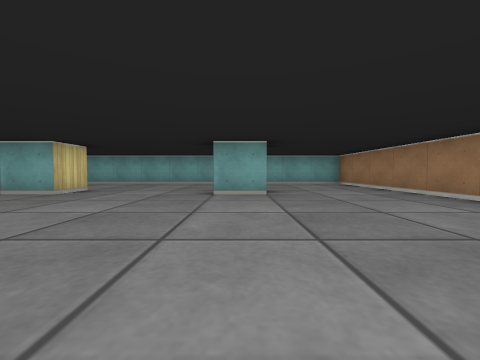
[1] (above)

12 first-person views from a walk through a cub3D level. The camera is about half as high as the walls, tilts 2° down and sees 90° across. The floor is counted in squares. Each view is taken from the middle of a square. On the plan, view 1 faces up. The plan holds only what a view shows up to about 9 squares ahead; the rest is blank.

[2]
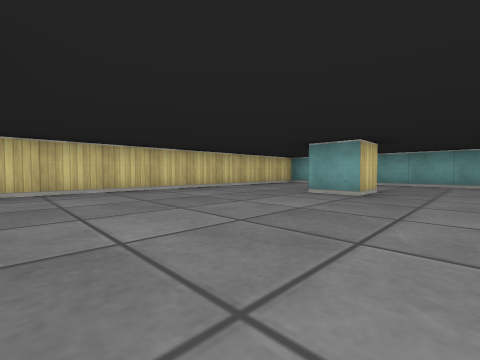

[3]
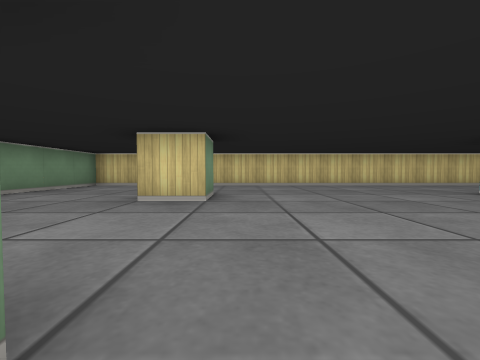

[4]
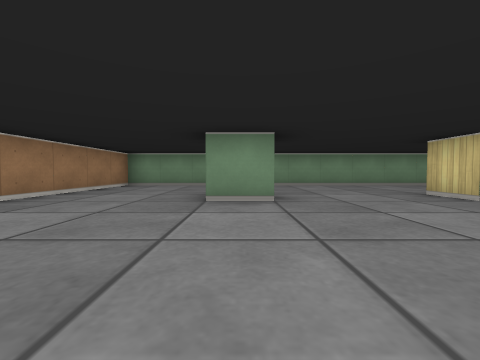

[5]
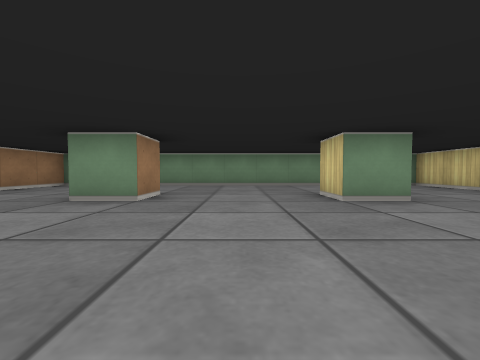

[6]
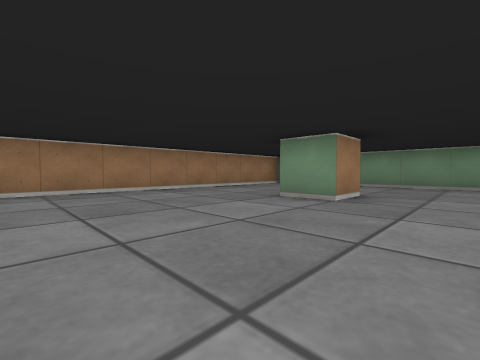

[7]
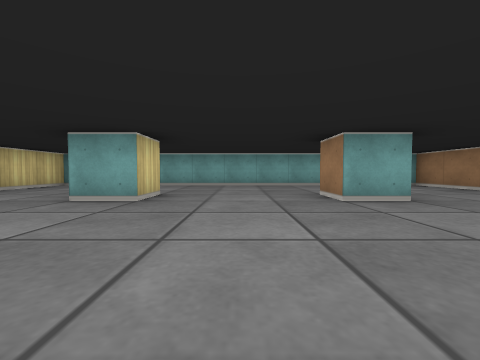

[8]
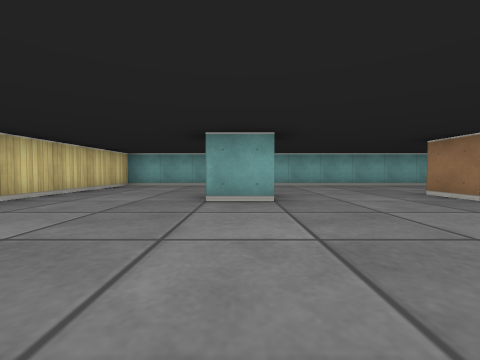

[9]
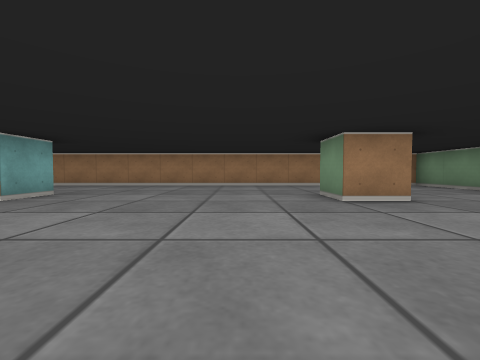

[10]
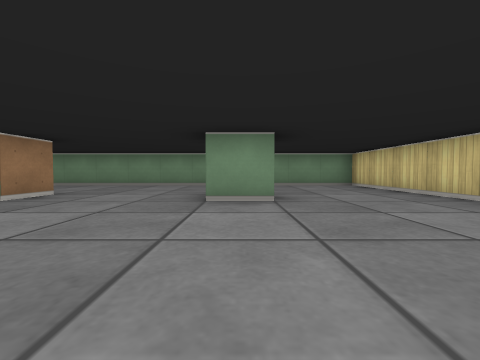

[11]
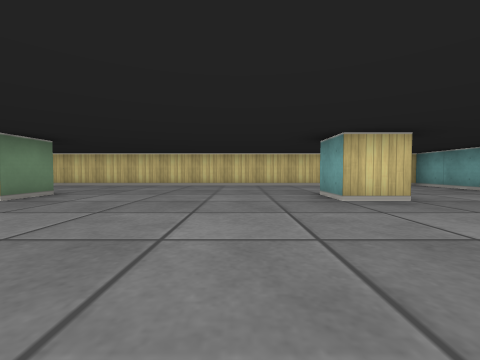

[12]
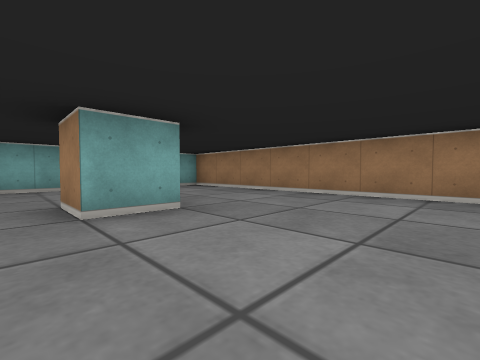

### Floor plan
Points are (right, up) in squares from view 1. A wall is a line through its corners. A room is listed if a view was taken in it or the views show most of it. See-through windows are left out.
Room 1 (views 1, 2, 3, 4, 5, 6, 7, 8, 9, 10, 11, 12)
walls: (-4.6, -0.5) (-3.5, -0.5) (-3.5, -1.5); (0.6, 4.5) (-0.5, 4.5) (-0.5, 5.5); (-3.5, 5.6) (-3.5, 4.5) (-4.5, 4.5); (-0.5, -1.6) (-0.5, -0.5) (0.5, -0.5); (-7.5, -4.5) (3.5, -4.5) (3.5, 8.5) (-7.5, 8.5) (-7.5, -4.5)

Where each view was taken, in squares from view 1:
view 1: 0 up, 0 right, facing up
view 2: 0 up, 2 left, facing up-left
view 3: 0 up, 0 right, facing left
view 4: 3 up, 0 right, facing down
view 5: 3 up, 2 left, facing down
view 6: 3 up, 2 left, facing down-right
view 7: 1 up, 2 left, facing up
view 8: 1 up, 4 left, facing up
view 9: 1 up, 4 left, facing right
view 10: 3 up, 4 left, facing down
view 11: 3 up, 0 right, facing left
view 12: 2 up, 1 left, facing up-right
